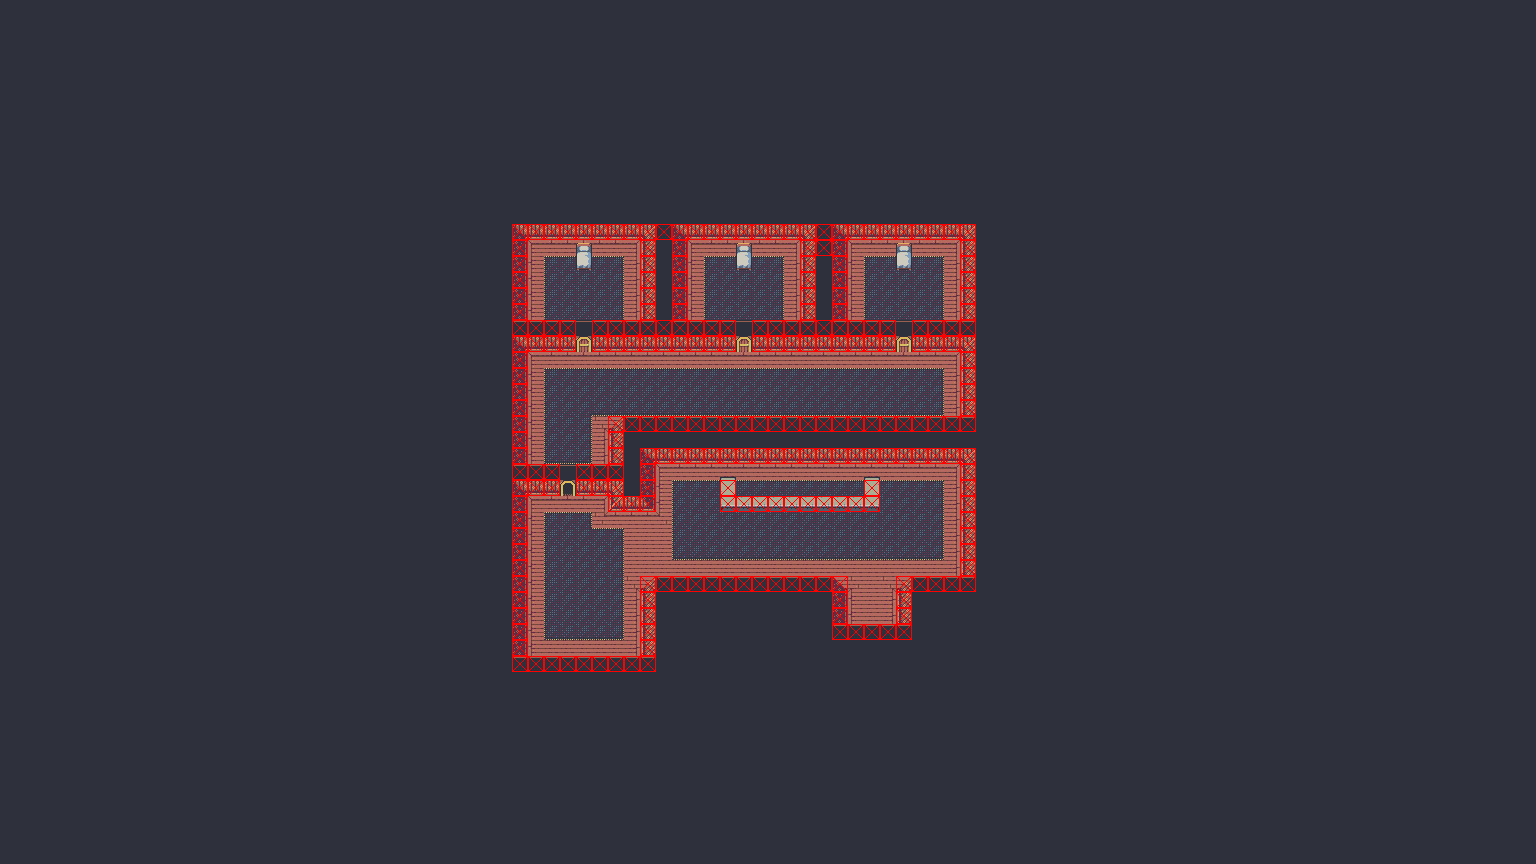

A 2D game scene composited from a Tiled map and its tileset images. What follows is a short description and the map's XML, with each tile layer's data collapsed to a summary:
An orthogonal 96x54 tile map with 16x16 px tiles, 6 tile layers (background, ground, walls, decoration, ...), 4 tilesets and 1 object (warp).

<map version="1.2" tiledversion="1.2.5" orientation="orthogonal" renderorder="left-up" width="96" height="54" tilewidth="16" tileheight="16" infinite="0" backgroundcolor="#2e303c" nextlayerid="16" nextobjectid="2">
 <tileset firstgid="1" source="data/AnimatedObjects.tsx" />
 <tileset firstgid="1569" source="data/GroundTiles.tsx" />
 <tileset firstgid="7897" source="data/Walls.tsx" />
 <tileset firstgid="8681" source="data/Decoration.tsx" />
 <layer id="1" name="background" width="96" height="54">
  <data>[5184 cells, 482 non-empty, 13 distinct tile ids]</data>
 </layer>
 <layer id="2" name="ground" width="96" height="54">
  <data>[5184 cells, 288 non-empty, 14 distinct tile ids]</data>
 </layer>
 <layer id="15" name="walls" width="96" height="54">
  <data>[5184 cells, 246 non-empty, 12 distinct tile ids]</data>
 </layer>
 <layer id="9" name="decoration" width="96" height="54">
  <data>[5184 cells, 24 non-empty, 9 distinct tile ids]</data>
 </layer>
 <layer id="10" name="overhead" width="96" height="54">
  <data>[5184 cells, 0 non-empty, 0 distinct tile ids]</data>
 </layer>
 <layer id="11" name="collision" width="96" height="54">
  <data>[5184 cells, 255 non-empty, 1 distinct tile ids]</data>
 </layer>
 <objectgroup id="12" name="skill" />
 <objectgroup id="13" name="warp">
  <object id="1" name="main_city" type="warp" x="864" y="608" width="16" height="16">
   <properties>
    <property name="direction" value="SOUTH" />
    <property name="x" type="int" value="19" />
    <property name="y" type="int" value="14" />
   </properties>
  </object>
 </objectgroup>
</map>
